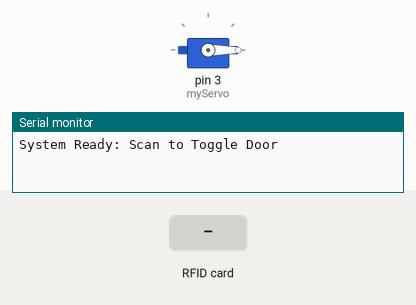
Recording of a sketch running on a simulated Arduino Uno, built with avr-gcc and run on an emulated ATmega328P. Shown: servo, the last lines printed to the serial monitor. Inputs (shaded band) come from the test bench.

Above: at 1.2 s.
1.3 s: RFID card 73 89 F5 31 held to the reader
At 2.5 s:
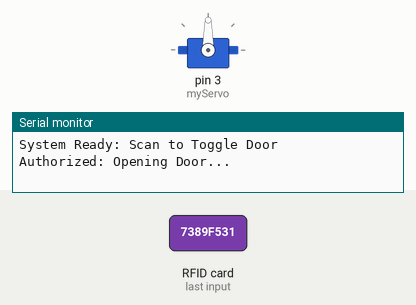
2.8 s: RFID card 5E 7A 19 C4 held to the reader
Timing chart, 0 to 5.8 s (numbered marks = the images above; inputs shaded):
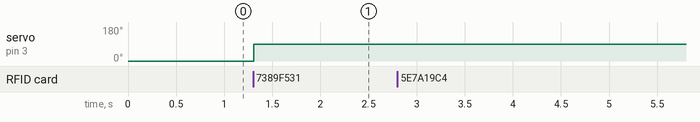

The sketch:

GarageDoor.ino
```cpp
#include <SPI.h>
#include <MFRC522.h>
#include <Servo.h>

#define SS_PIN 10
#define RST_PIN 9
MFRC522 mfrc522(SS_PIN, RST_PIN);
Servo myServo;

byte authorizedUID[] = {0x73, 0x89, 0xF5, 0x31}; // Use your actual UID here
bool doorOpen = false; // Tracks the current state of the door

void setup() {
  Serial.begin(9600);
  SPI.begin();
  mfrc522.PCD_Init();
  myServo.attach(3);
  myServo.write(0); // Ensure door starts closed
  Serial.println("System Ready: Scan to Toggle Door");
}

void loop() {
  // 1. Check for a card
  if (!mfrc522.PICC_IsNewCardPresent() || !mfrc522.PICC_ReadCardSerial()) {
    return;
  }

  // 2. Verify UID
  bool authorized = true;
  for (byte i = 0; i < mfrc522.uid.size; i++) {
    if (mfrc522.uid.uidByte[i] != authorizedUID[i]) {
      authorized = false;
      break;
    }
  }

  // 3. Toggle Logic
  if (authorized) {
    if (doorOpen == false) {
      Serial.println("Authorized: Opening Door...");
      myServo.write(90); // Move to open position
      doorOpen = true;   // Update state
    }
    else {
      Serial.println("Authorized: Closing Door...");
      myServo.write(0);  // Move to closed position
      doorOpen = false;  // Update state
    }

    // 4. Critical: Add a small delay so it doesn't
    // "double-tap" from a single long scan
    delay(2000);
    Serial.println("Ready for next scan.");
  } else {
    Serial.println("Access Denied!");
    delay(1000);
  }

  // Halt PICC to stop reading the same card repeatedly
  mfrc522.PICC_HaltA();
}
```

Measured:
- after the input at 1.3 s, servo on pin 3 (myServo): 0° → 90° at once
